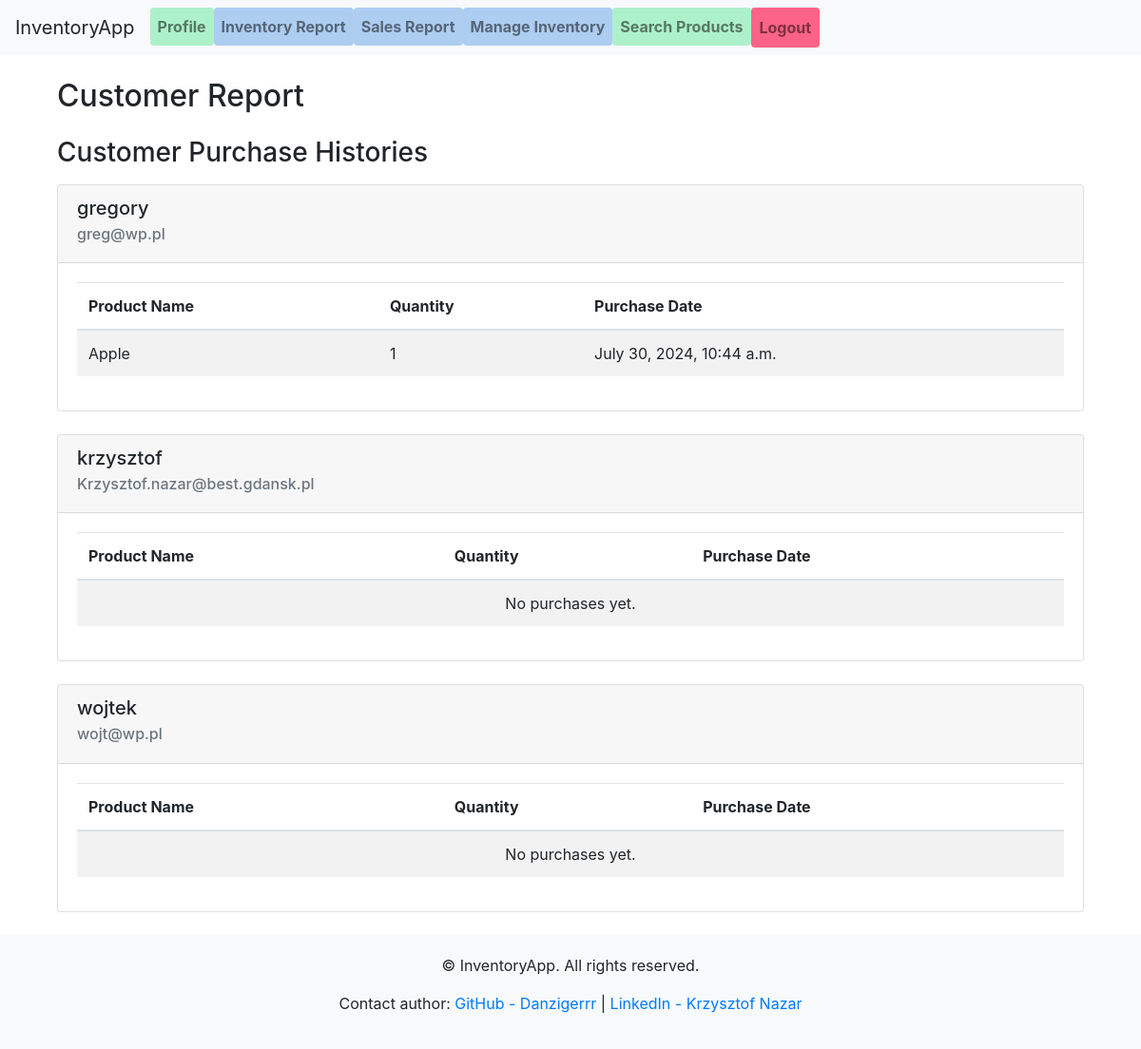
Before: /sales/customer_report/ (signed in) with the older database file.
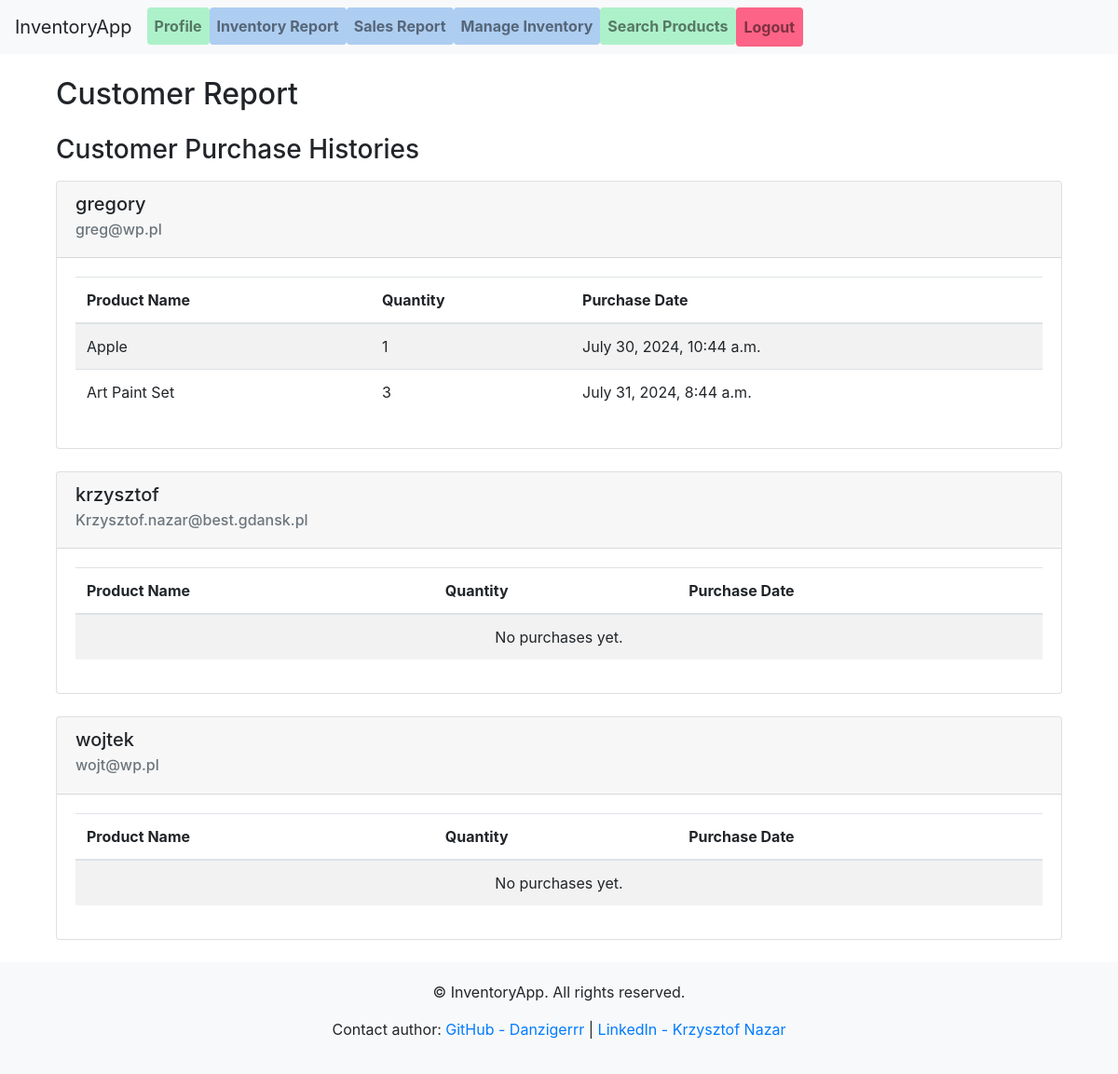
After: the same page with the newer database file.
### users/models.py (models this page shows, shortened)
class Customer(models.Model):
    user = models.OneToOneField(User, on_delete=models.CASCADE, related_name='customer_profile')
    name = models.CharField(max_length=100)
    email = models.EmailField(unique=True)
    phone = models.CharField(max_length=20)

### inventory/models.py (models this page shows, shortened)
class Purchase(models.Model):
    user = models.ForeignKey(User, on_delete=models.CASCADE)
    product = models.ForeignKey(Product, on_delete=models.CASCADE)
    quantity = models.PositiveIntegerField()
    date = models.DateTimeField(auto_now_add=True)

class Product(models.Model):
    name = models.CharField(max_length=255)
    description = models.TextField(blank=True, null=True)
    price = models.DecimalField(max_digits=10, decimal_places=2)
    stock = models.PositiveIntegerField(default=0)

### sales/views.py (the view)
# urls.py: path('customer_report/', views.customer_report, name='customer_report'),
@login_required
def customer_report(request):
    if not is_admin(request.user):
        raise PermissionDenied
    customers = Customer.objects.all()
    customer_data = []
    for customer in customers:
        purchases = Purchase.objects.filter(user=customer.user)
        customer_data.append({
            'customer': customer,
            'purchases': purchases
        })
    context = {
        'customer_data': customer_data,
    }
    return render(request, 'sales/customer_report.html', context)

### sales/views.py (called while the page is built)
def is_admin(user):
    return user.is_superuser

### templates/sales/customer_report.html (shortened to what this page needs)
{% extends 'base.html' %}
{% block content %}
    <div class="container mt-4">
        <h2 class="mb-4">Customer Report</h2>
        {% if customer_data %}
            <h3 class="mb-3">Customer Purchase Histories</h3>
            {% for data in customer_data %}
                <div class="card mb-4">
                    <div class="card-header">
                        <h5 class="card-title">{{ data.customer.name }} </h5>
                        <h6 class="card-subtitle mb-2 text-muted">{{ data.customer.email }}</h6>
                    </div>
                    <div class="card-body">
                        <table class="table table-striped">
                            <thead>
                            <tr>
                                <th>Product Name</th>
                                <th>Quantity</th>
                                <th>Purchase Date</th>
                            </tr>
                            </thead>
                            <tbody>
                            {% if data.purchases %}
                                {% for purchase in data.purchases %}
                                    <tr>
                                        <td>{{ purchase.product.name }}</td>
                                        <td>{{ purchase.quantity }}</td>
                                        <td>{{ purchase.date }}</td>
                                    </tr>
                                {% endfor %}
                            {% else %}
                                <tr>
                                    <td colspan="3" class="text-center">No purchases yet.</td>
                                </tr>
                            {% endif %}
                            </tbody>
                        </table>
                    </div>
                </div>
            {% endfor %}
        {% else %}
            <div class="alert alert-warning" role="alert">
                No customers found.
            </div>
        {% endif %}
    </div>
{% endblock %}

Changed rows visible on the page:
added Purchase: product.name "Art Paint Set", quantity "3", date "July 31, 2024, 8:44 a.m.", shown under Customer "gregory"
